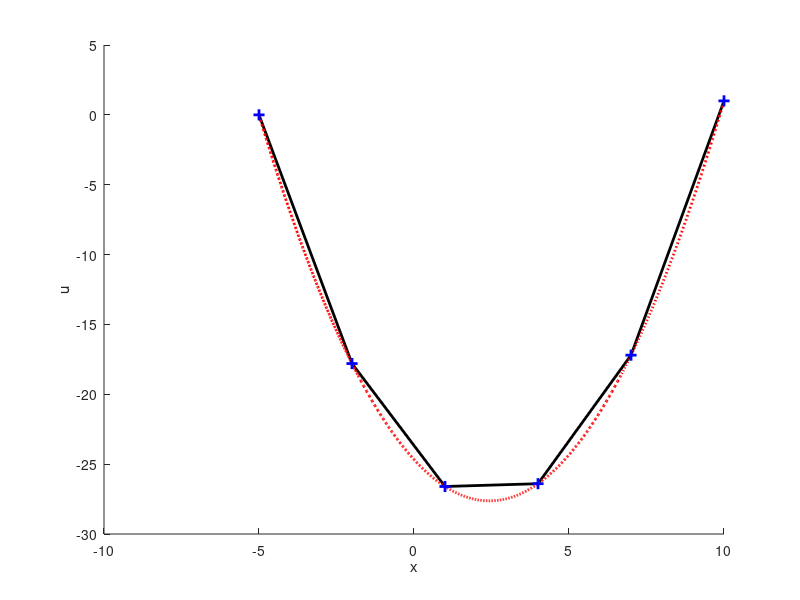
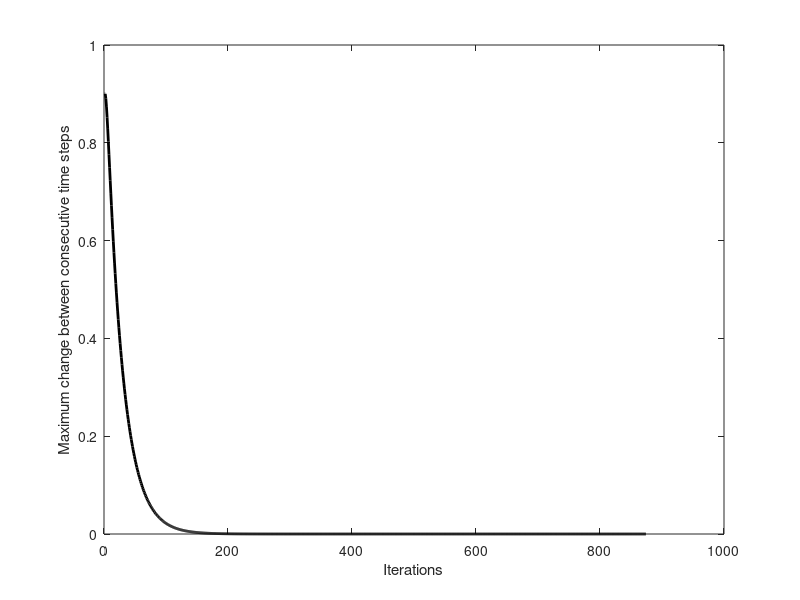

These charts were generated, in order, by the following MATLAB code:
clear all;
close all;
clc;

%% physical and computational parameter
x0 = -5.0;
x1 = 10.0;
f = 1.0;
u0 = 0; % left boundary condition
u1 = 1; % right boundary condition
right_Neumann_BC = 0;

N = 6;

% mesh generation
dx = (x1-x0)/(N-1);
x = linspace(x0, x1, N);


%% Construct analytical solution
N_analyt = 1001;
x_analyt = linspace(x0,x1,N_analyt);
dx_analyt = (x1-x0)/(N_analyt-1);
C2 = f/2;
C1 = (u0-u1 - C2*(x0^2-x1^2) )/(x0-x1);
C0 = u0 - C2*x0^2 - C1*x0;

u_analyt = C2*x_analyt.^2 + C1*x_analyt + C0;

%% Construct and solve matrix form of the linear system
A = eye(N);
b = zeros(N,1);

A(2:end-1,2:end-1) = -2/dx^2 * A(2:end-1,2:end-1);
for i=2:N-1
    for j=1:N
        if j==i-1
            A(i,j) = 1/dx^2;
        end
        if j==i+1
            A(i,j) = 1/dx^2;
        end
    end
end

if right_Neumann_BC==1
    A(end,end-1) = -1;
end

b(1) = u0;
b(2:end-1) = f;
b(end) = u1;

u_num_dir = A\b;

%% Solve problem iteratively
u_old = zeros(1,N);
u_new = zeros(1,N);

u_old(1) = u0;
u_old(end) = u1;
u_new(1) = u0;
u_new(end) = u1;

CFL = 0.1;
dt = CFL * dx^2;
change = 1e8;
cter = 1;

tolerance = 1e-25;
max_iter = 30000;

residual = [0,0];

while change > tolerance && cter<max_iter
    u_new(2:end-1) = u_old(2:end-1) + ...
        dt/dx^2*( u_old(1:end-2) - 2*u_old(2:end-1) + u_old(3:end) ) - ...
        f*dt;

    change = max(abs(u_new-u_old));
    disp([cter change])
    residual(cter,1) = cter;
    residual(cter,2) = change;

    u_old = u_new;
    cter = cter + 1;
end
u_num_ind = u_new;

%% postprocessing
figure(1)
hold on
plot(x,u_num_dir,'-k','LineWidth',2,'MarkerFaceColor','k');
plot(x_analyt,u_analyt,':r','LineWidth',2)
plot(x,u_num_ind,'b+','LineWidth',2,'MarkerFaceColor','b','MarkerSize',8)
xlabel('x')
ylabel('u')

d2udx2_analyt = gradient(gradient(u_analyt,dx_analyt),dx_analyt);
d2udx2_num1 = gradient(gradient(u_num_dir,dx),dx);

figure(9)
plot(residual(:,1),residual(:,2),'-k','linewidth',2)
xlabel('Iterations')
ylabel('Maximum change between consecutive time steps')